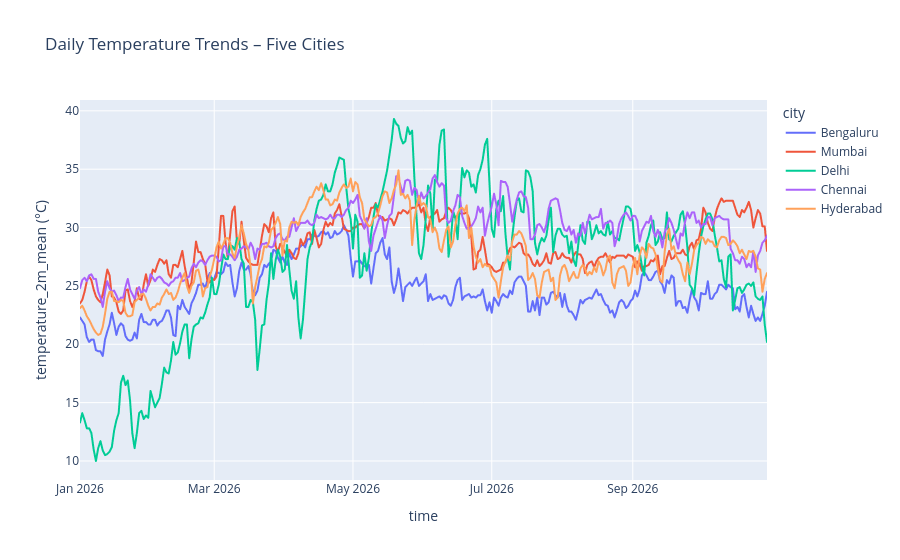

Notebook code for this chart:
### Code cell
# How do monthly average temperatures compare across all five cities?

fig = px.line(
    df,
    x="time",
    y="temperature_2m_mean (°C)",
    color="city",
    title="Daily Temperature Trends – Five Cities"
)

fig.show()

### Figure 1 — Plotly figure (JSON) as saved in the notebook; plotly's stock layout.template omitted (floating-point values rounded to 4 significant figures; data arrays with more than 128 entries replaced by an {"elided": "..."} marker saying what was removed)
{"data": [{"hovertemplate": "city=Bengaluru<br>time=%{x}<br>temperature_2m_mean (°C)=%{y}<extra></extra>", "legendgroup": "Bengaluru", "line": {"color": "#636efa", "dash": "solid"}, "marker": {"symbol": "circle"}, "mode": "lines", "name": "Bengaluru", "showlegend": true, "type": "scattergl", "x": {"elided": "303 str values"}, "xaxis": "x", "y": {"elided": "303 float values"}, "yaxis": "y"}, {"hovertemplate": "city=Mumbai<br>time=%{x}<br>temperature_2m_mean (°C)=%{y}<extra></extra>", "legendgroup": "Mumbai", "line": {"color": "#EF553B", "dash": "solid"}, "marker": {"symbol": "circle"}, "mode": "lines", "name": "Mumbai", "showlegend": true, "type": "scattergl", "x": {"elided": "303 str values"}, "xaxis": "x", "y": {"elided": "303 float values"}, "yaxis": "y"}, {"hovertemplate": "city=Delhi<br>time=%{x}<br>temperature_2m_mean (°C)=%{y}<extra></extra>", "legendgroup": "Delhi", "line": {"color": "#00cc96", "dash": "solid"}, "marker": {"symbol": "circle"}, "mode": "lines", "name": "Delhi", "showlegend": true, "type": "scattergl", "x": {"elided": "303 str values"}, "xaxis": "x", "y": {"elided": "303 float values"}, "yaxis": "y"}, {"hovertemplate": "city=Chennai<br>time=%{x}<br>temperature_2m_mean (°C)=%{y}<extra></extra>", "legendgroup": "Chennai", "line": {"color": "#ab63fa", "dash": "solid"}, "marker": {"symbol": "circle"}, "mode": "lines", "name": "Chennai", "showlegend": true, "type": "scattergl", "x": {"elided": "303 str values"}, "xaxis": "x", "y": {"elided": "303 float values"}, "yaxis": "y"}, {"hovertemplate": "city=Hyderabad<br>time=%{x}<br>temperature_2m_mean (°C)=%{y}<extra></extra>", "legendgroup": "Hyderabad", "line": {"color": "#FFA15A", "dash": "solid"}, "marker": {"symbol": "circle"}, "mode": "lines", "name": "Hyderabad", "showlegend": true, "type": "scattergl", "x": {"elided": "303 str values"}, "xaxis": "x", "y": {"elided": "303 float values"}, "yaxis": "y"}], "layout": {"legend": {"title": {"text": "city"}, "tracegroupgap": 0}, "title": {"text": "Daily Temperature Trends – Five Cities"}, "xaxis": {"anchor": "y", "domain": [0, 1], "title": {"text": "time"}}, "yaxis": {"anchor": "x", "domain": [0, 1], "title": {"text": "temperature_2m_mean (°C)"}}}}
